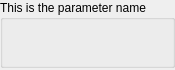
<?xml version="1.0" encoding="UTF-8"?>
<ui version="4.0">
 <class>param_empty</class>
 <widget class="QWidget" name="param_empty">
  <property name="geometry">
   <rect>
    <x>0</x>
    <y>0</y>
    <width>149</width>
    <height>70</height>
   </rect>
  </property>
  <property name="sizePolicy">
   <sizepolicy hsizetype="Preferred" vsizetype="Preferred">
    <horstretch>0</horstretch>
    <verstretch>0</verstretch>
   </sizepolicy>
  </property>
  <property name="windowTitle">
   <string>Form</string>
  </property>
  <layout class="QVBoxLayout" name="verticalLayout">
   <property name="spacing">
    <number>0</number>
   </property>
   <property name="leftMargin">
    <number>0</number>
   </property>
   <property name="topMargin">
    <number>0</number>
   </property>
   <property name="rightMargin">
    <number>0</number>
   </property>
   <property name="bottomMargin">
    <number>2</number>
   </property>
   <item>
    <widget class="QGroupBox" name="groupBox">
     <property name="title">
      <string>This is the parameter name</string>
     </property>
     <property name="flat">
      <bool>false</bool>
     </property>
     <layout class="QVBoxLayout" name="verticalLayout_groupBox">
      <property name="spacing">
       <number>1</number>
      </property>
      <property name="margin">
       <number>2</number>
      </property>
     </layout>
    </widget>
   </item>
  </layout>
 </widget>
 <resources/>
 <connections/>
</ui>
